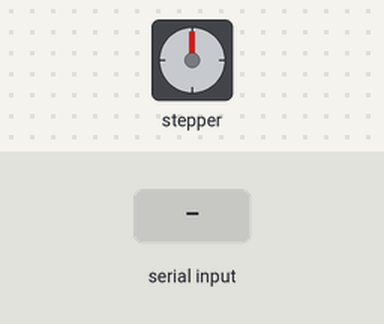
Recording of a sketch running on a simulated Arduino Uno, built with avr-gcc and run on an emulated ATmega328P. On the bench: stepper motor. Inputs (shaded band) come from the test bench. Stepper angles assume 200 steps per turn.

Above: at 3.2 s.
3.3 s: "30,150\n" received over Serial
At 4.4 s:
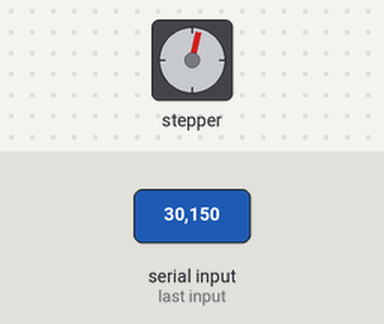
4.8 s: "5\n" received over Serial
At 5.7 s:
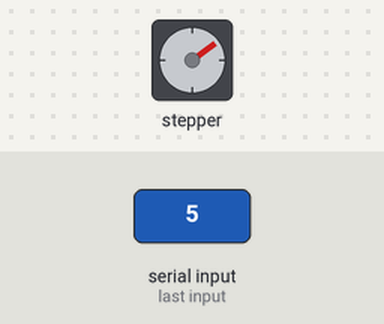
6.5 s: "30,150\n" received over Serial
At 7.7 s:
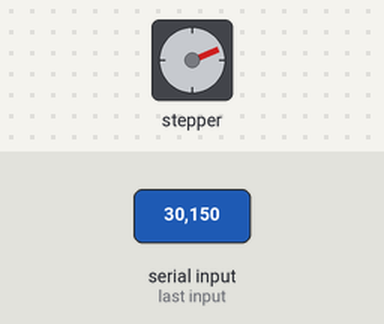
8.0 s: "5\n" received over Serial
At 9.4 s:
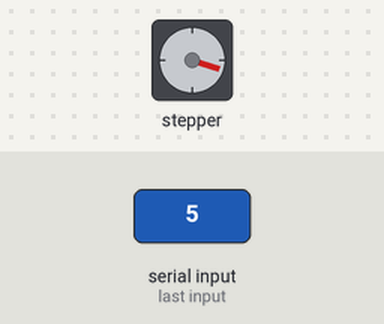
Timing chart, 0 to 10.7 s (numbered marks = the images above; inputs shaded):
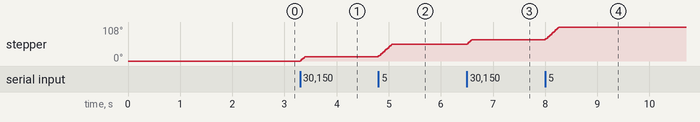

Measured:
- after the input at 3.3 s, stepper: turns 14° clockwise, starting at once
- after the input at 4.8 s, stepper: turns 40° clockwise in 0.26 s, starting at once
- after the input at 6.5 s, stepper: turns 14° clockwise, starting at once
- after the input at 8.0 s, stepper: turns 40° clockwise in 0.26 s, starting at once

The sketch:

sketch_feb07a.ino
```cpp
#include <AFMotor.h>
#include <AFMotor.h>
const int stepsPerRevolution = 200;
//each step is 1.8 degrees
//for steps divide angle by steps/degree
const float degreeToStep = 1.8;
AF_Stepper motor(stepsPerRevolution, 2);

void setup() {
  // put your setup code here, to run once:
  Serial.begin(115200);
  Serial.setTimeout(1);

  motor.setSpeed(25);  // 10 rpm
  delay(2000);
}

int x;
int position = 45; // track degrees away from center [0, 90]

void loop() {
  while (!Serial.available());
  x = (Serial.readString().toInt());

  if (x<90 && x>0){
    if (x > 45) {
      position += x-45;
      motor.step((x-45)/degreeToStep, BACKWARD, SINGLE);
    } else if (x < 45) {
      position -= 45-x;
      motor.step((45-x)/degreeToStep, FORWARD, SINGLE);
    }
  }
}
```
